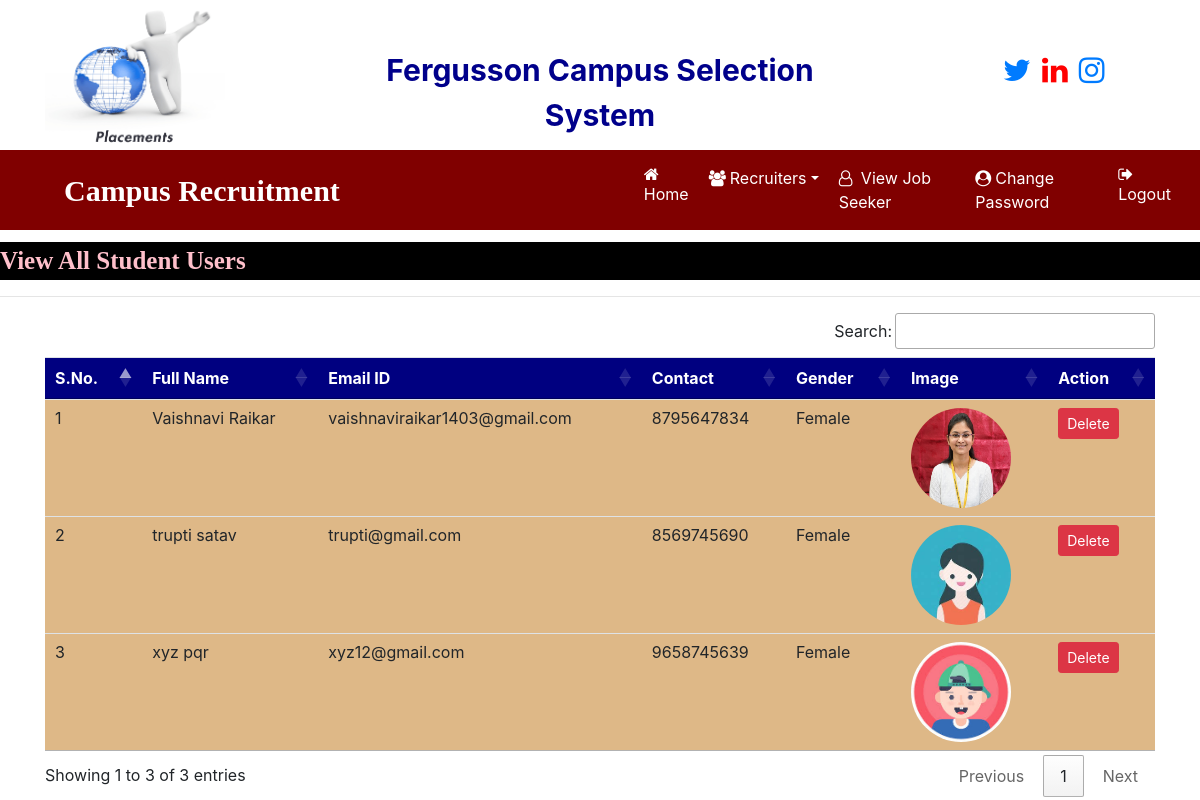
The page /view_users (signed in) on the database its author committed.
### job/models.py (models this page shows, shortened)
class StudentUser(models.Model):
    user = models.ForeignKey(User,on_delete=models.CASCADE)
    mobile = models.CharField(max_length=15,null=True)
    image = models.FileField(null=True)
    gender = models.CharField(max_length=10,null=True)
    type = models.CharField(max_length=15,null=True)

### job/views.py (the view)
# urls.py: path('view_users',view_users,name="view_users"),
def view_users(request):
    if not request.user.is_authenticated:
        return redirect('admin_login')
    data = StudentUser.objects.all()
    d = {'data':data}
    return render(request,'view_users.html',d)

### job/templates/view_users.html
{% load static %}
{% block body %}
{% include 'admin_navigation.html' %}
<marquee style = "font-family : 'Monotype Corsiva' ; font-size : 25px ; color : pink ; background-color : black ; font-weight : bold ; margin-top:1%">
    View All Student Users
</marquee>
<hr>
<div class="container">
<table class="table table-hover" id="example">
    <thead>
    <tr style = "background-color : #000080 ; color : white">
        <th>S.No.</th>
        <th>Full Name</th>
        <th>Email ID</th>
        <th>Contact</th>
        <th>Gender</th>
        <th>Image</th>
        <th>Action</th>
    </tr>
    </thead>
    <tbody>
    {% for i in data %}
    <tr style = "background-color : #DEB887">
        <td>{{forloop.counter}}</td>
        <td>{{i.user.first_name}} {{i.user.last_name}}</td>
        <td>{{i.user.username}}</td>
        <td>{{i.mobile}}</td>
        <td>{{i.gender}}</td>
        <td><img src = "{{i.image.url}}" style="width:100px ; height : 100px ; border-radius:50%"></td>
        <td><a href="{% url 'delete_user' i.user.id %}" class="btn btn-danger btn-sm" onclick="return confirm('Are You Sure?')">Delete</a></td>
    </tr>
    {% endfor %}
    </tbody>
</table>
</div>
{% endblock %}

### job/templates/admin_navigation.html (shortened to what this page needs)
<html>
<head>
    {% load static %}
  <link rel="stylesheet" href="https://maxcdn.bootstrapcdn.com/bootstrap/4.5.2/css/bootstrap.min.css">
<link rel="stylesheet" href="https://cdnjs.cloudflare.com/ajax/libs/font-awesome/4.7.0/css/font-awesome.min.css">
    <link rel="stylesheet" href="https://cdn.datatables.net/1.10.23/css/jquery.dataTables.min.css">
<link rel="stylesheet" href="https://cdn.datatables.net/buttons/1.6.5/css/buttons.dataTables.min.css">
</head>
<body>
<div class="container">
    <div class="row">
        <div class="col-sm-3">
            <img src="{% static 'images/icon.jpg' %}" style="width:180px; height:150px">
        </div>
        <div class="col-sm-6 mt-5 text-center">
            <span style ="font-weight : bold ; font-size : 30px">
                <span style = "color : darkblue">Fergusson</span>
				<span style = "color : darkblue">Campus</span>
                <span style = "color : darkblue">Selection</span>
				<span style = "color : darkblue">System</span>
            </span>
        </div>
        <div class="col-sm-3 mt-5" style = "padding-left : 10%">
<span style="font-weight:bold ; font-size : 30px">
  <a href="https://twitter.com/FergussonPune">
  <span><i class="fa fa-twitter pl-1"  ></i></span>
  </a>
  <a href="https://in.linkedin.com/school/fergusson-college">
    <span><i class="fa fa-linkedin pl-1" style="color:red"></i></span>
</a>
 <a href="https://www.instagram.com/explore/locations/238694665
">
    <span><i class="fa fa-instagram pl-1"></i></span>
	</a>
</span>
        </div>
    </div>
</div>
<nav class="navbar navbar-expand-sm" style="background-color : maroon">
    <a class="navbar-brand text-white pl-5 font-weight-bold" style="font-family:'Monotype Corsiva'; font-size:30px">Campus Recruitment</a>
<ul class="navbar-nav">
    <li class="nav-item">
        <a class="nav-link" href="{% url 'admin_home' %}" style="margin-left:280px"><i class="fa fa-home mr-1"></i> Home</a>
    </li>
    <li class="nav-item dropdown">
        <a class="nav-link dropdown-toggle" href="#" data-toggle="dropdown"><i class="fa fa-users mr-1"></i>Recruiters</a>
    </li>
     <li class="nav-item">
        <a class="nav-link" href="{% url 'view_users' %}" ><i class="fa fa-user-o mr-1"></i> View Job Seeker</a>
    </li>
    <li class="nav-item">
        <a class="nav-link" href="{% url 'change_passwordadmin' %}" ><i class="fa fa-user-circle mr-1"></i>Change Password</a>
    </li>
    <li class="nav-item">
        <a class="nav-link" href="{% url 'Logout' %}" ><i class="fa fa-sign-out mr-1"></i>Logout</a>
    </li>
</ul>
</nav>
</body>
</html>

### job/templates/admin_navigation.html (style rules this page uses)
.nav-link { color : white !important ; margin-right : 4px; }

### rows shown on the page
StudentUser: user.first_name "Vaishnavi", user.last_name "Raikar", user.username "vaishnaviraikar1403@gmail.com", mobile "8795647834", gender "Female", image (picture)
StudentUser: user.first_name "trupti", user.last_name "satav", user.username "trupti@gmail.com", mobile "8569745690", gender "Female", image (picture)
StudentUser: user.first_name "xyz", user.last_name "pqr", user.username "xyz12@gmail.com", mobile "9658745639", gender "Female", image (picture)
